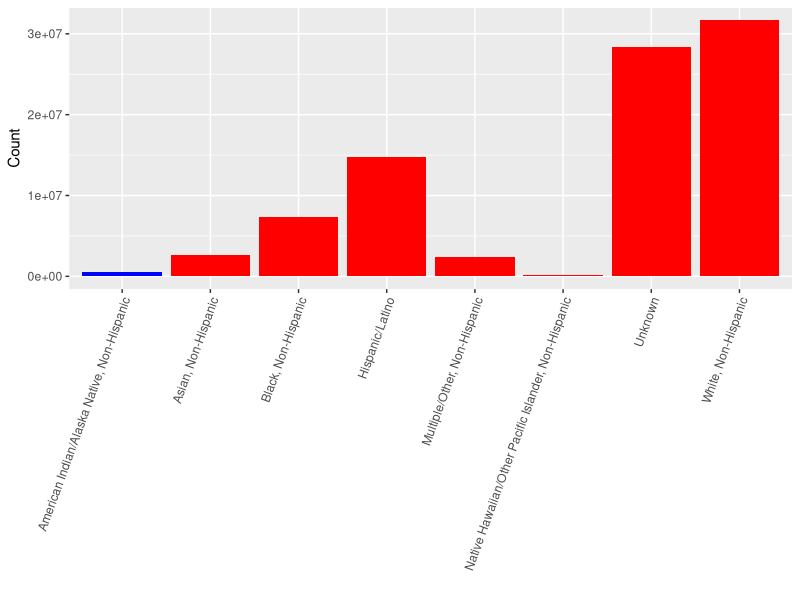

This chart was generated by the following R code:
## ---- chunk 1

library(tidyverse)

count_race <- read_csv('covid_by_race.csv')

viz1 <- count_race %>%
  filter(race_ethnicity_combined != "Missing") %>%
  filter(!is.na(race_ethnicity_combined)) %>%
  mutate(fill_col = ifelse(race_ethnicity_combined == "American Indian/Alaska Native, Non-Hispanic", "A", "B")) %>%
  ggplot(aes(x = race_ethnicity_combined, y = Count, fill = fill_col)) +
  geom_col() +
  theme(axis.text.x = element_text(angle = 70, hjust = 1)) +
  labs(x = '', fill = '') +
  scale_fill_manual(values = c('#0000FF', '#FF0000')) +
  theme(legend.position = 'none')

ggsave('viz1.png', plot = viz1)

